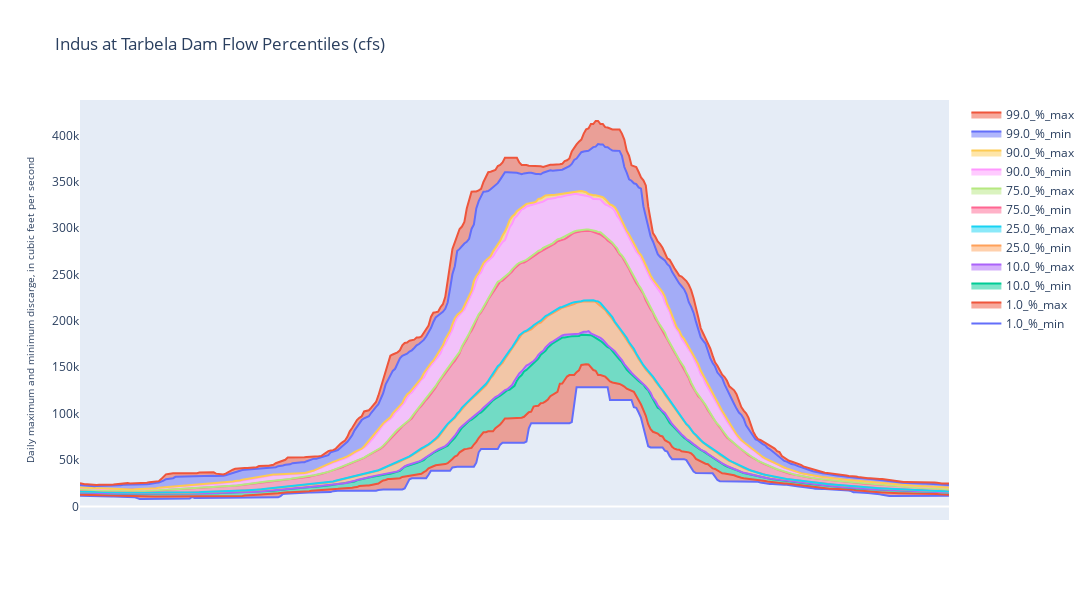

The notebook cell this image was saved under:
### Markdown cell above
The Plot with ticks modified

### Code cell
# Get the data
percentile_dict = get_max_min_percentiles()
dfs = [percentile_dict[p] for p in [0.01, 0.1, 0.25, 0.75, 0.9, 0.99]]

# Set the index from 1 to 365
dfs = [df.set_index(pd.Index(range(1, 366))) for df in dfs]


# Create the traces
traces = []
fill_types = ['none'] + ['tonexty'] * 11
for i, df in enumerate(dfs):
    for j, col in enumerate(df.columns):
        fill = fill_types[j] if i == 0 else 'tonexty'
        traces.append(go.Scatter(
            x=df.index,
            y=df.iloc[:, j],
            name=col,
            fill=fill,
        ))

# Set the layout
layout = go.Layout(
    width=1200,
    height=600,
    title='Indus at Tarbela Dam Flow Percentiles (cfs)',
    xaxis=dict(title='', showticklabels=False, showgrid=False),
    yaxis=dict(title='Daily maximum and minimum discarge, in cubic feet per second',
               tickmode='array', showgrid=False,titlefont=dict(size=10)))

# Create the figure
fig = go.Figure(data=traces, layout=layout)

# Show the figure
pio.show(fig)

### Figure 1 — Plotly figure (JSON) as saved in the notebook; plotly's stock layout.template omitted (floating-point values rounded to 4 significant figures; data arrays with more than 128 entries replaced by an {"elided": "..."} marker saying what was removed)
{"data": [{"fill": "none", "name": "1.0_%_min", "type": "scatter", "x": {"elided": "365 int values"}, "y": {"elided": "365 float values"}}, {"fill": "tonexty", "name": "1.0_%_max", "type": "scatter", "x": {"elided": "365 int values"}, "y": {"elided": "365 float values"}}, {"fill": "tonexty", "name": "10.0_%_min", "type": "scatter", "x": {"elided": "365 int values"}, "y": {"elided": "365 float values"}}, {"fill": "tonexty", "name": "10.0_%_max", "type": "scatter", "x": {"elided": "365 int values"}, "y": {"elided": "365 float values"}}, {"fill": "tonexty", "name": "25.0_%_min", "type": "scatter", "x": {"elided": "365 int values"}, "y": {"elided": "365 float values"}}, {"fill": "tonexty", "name": "25.0_%_max", "type": "scatter", "x": {"elided": "365 int values"}, "y": {"elided": "365 float values"}}, {"fill": "tonexty", "name": "75.0_%_min", "type": "scatter", "x": {"elided": "365 int values"}, "y": {"elided": "365 float values"}}, {"fill": "tonexty", "name": "75.0_%_max", "type": "scatter", "x": {"elided": "365 int values"}, "y": {"elided": "365 float values"}}, {"fill": "tonexty", "name": "90.0_%_min", "type": "scatter", "x": {"elided": "365 int values"}, "y": {"elided": "365 float values"}}, {"fill": "tonexty", "name": "90.0_%_max", "type": "scatter", "x": {"elided": "365 int values"}, "y": {"elided": "365 float values"}}, {"fill": "tonexty", "name": "99.0_%_min", "type": "scatter", "x": {"elided": "365 int values"}, "y": {"elided": "365 float values"}}, {"fill": "tonexty", "name": "99.0_%_max", "type": "scatter", "x": {"elided": "365 int values"}, "y": {"elided": "365 float values"}}], "layout": {"height": 600, "title": {"text": "Indus at Tarbela Dam Flow Percentiles (cfs)"}, "width": 1200, "xaxis": {"showgrid": false, "showticklabels": false, "title": {"text": ""}}, "yaxis": {"showgrid": false, "tickmode": "array", "title": {"font": {"size": 10}, "text": "Daily maximum and minimum discarge, in cubic feet per second"}}}}
